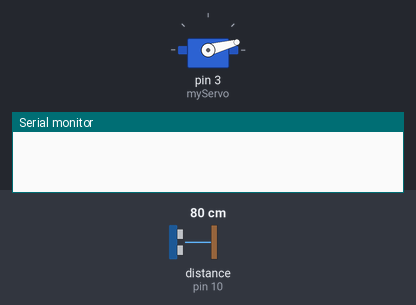
Recording of a sketch running on a simulated Arduino Uno, built with avr-gcc and run on an emulated ATmega328P. Shown: servo, the last lines printed to the serial monitor. Wiring (inferred from the names in the program): ultrasonic range finder: trigger pin 11; echo pin 10. The inputs (shaded band) are chosen by the test bench; at power-on: distance to the obstacle (sensor on pin 10) 80 cm. The echo pulse lasts 58.3 µs per cm.

Above: at 0.01 s.
1.3 s: distance to the obstacle (sensor on pin 10) set to 2 cm
At 2.3 s:
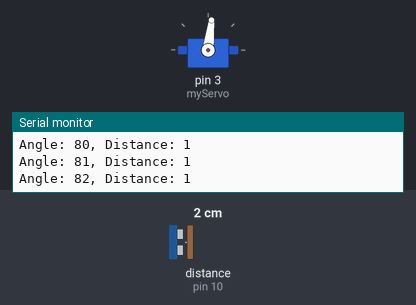
4.3 s: distance to the obstacle (sensor on pin 10) set to 120 cm
At 4.98 s:
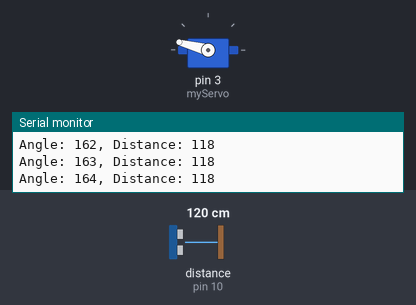
7.3 s: distance to the obstacle (sensor on pin 10) set to 4 cm
10.3 s: distance to the obstacle (sensor on pin 10) set to 250 cm
At 10.56 s:
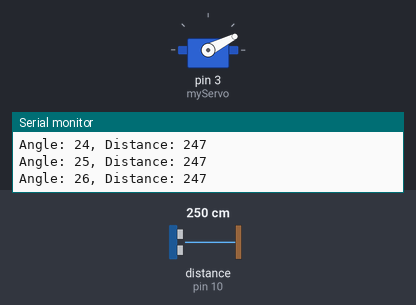
Timing chart, 0 to 14.3 s (numbered marks = the images above; inputs shaded):
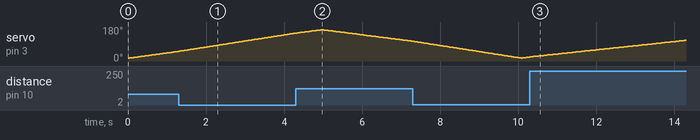

The sketch:

finalarduino.ino
```cpp
#include <Servo.h>

const int trigPin = 11;
const int echoPin = 10;
long duration;
int distance;
Servo myServo;

void setup() {
  pinMode(trigPin, OUTPUT);
  pinMode(echoPin, INPUT);
  Serial.begin(9600);
  myServo.attach(3);
}

void loop() {
  for (int i = 15; i <= 165; i++) {
    myServo.write(i);
    delay(30);
    distance = calculateDistance();


    if (distance == -1 || distance > 400) {
      distance = 0;
    }

    Serial.print("Angle: ");
    Serial.print(i);
    Serial.print(", Distance: ");
    Serial.println(distance);
  }

  for (int i = 165; i > 15; i--) {
    myServo.write(i);
    delay(30);
    distance = calculateDistance();


    if (distance == -1 || distance > 400) {
      distance = 0;
    }

    Serial.print("Angle: ");
    Serial.print(i);
    Serial.print(", Distance: ");
    Serial.println(distance);
  }
}

int calculateDistance() {
  digitalWrite(trigPin, LOW);
  delayMicroseconds(2);
  digitalWrite(trigPin, HIGH);
  delayMicroseconds(10);
  digitalWrite(trigPin, LOW);
  duration = pulseIn(echoPin, HIGH);


  if (duration == 0) {
    return -1;
  }


  distance = duration * 0.034 / 2;


  if (distance > 400) {
    return -1;
  }

  return distance;
}
```
